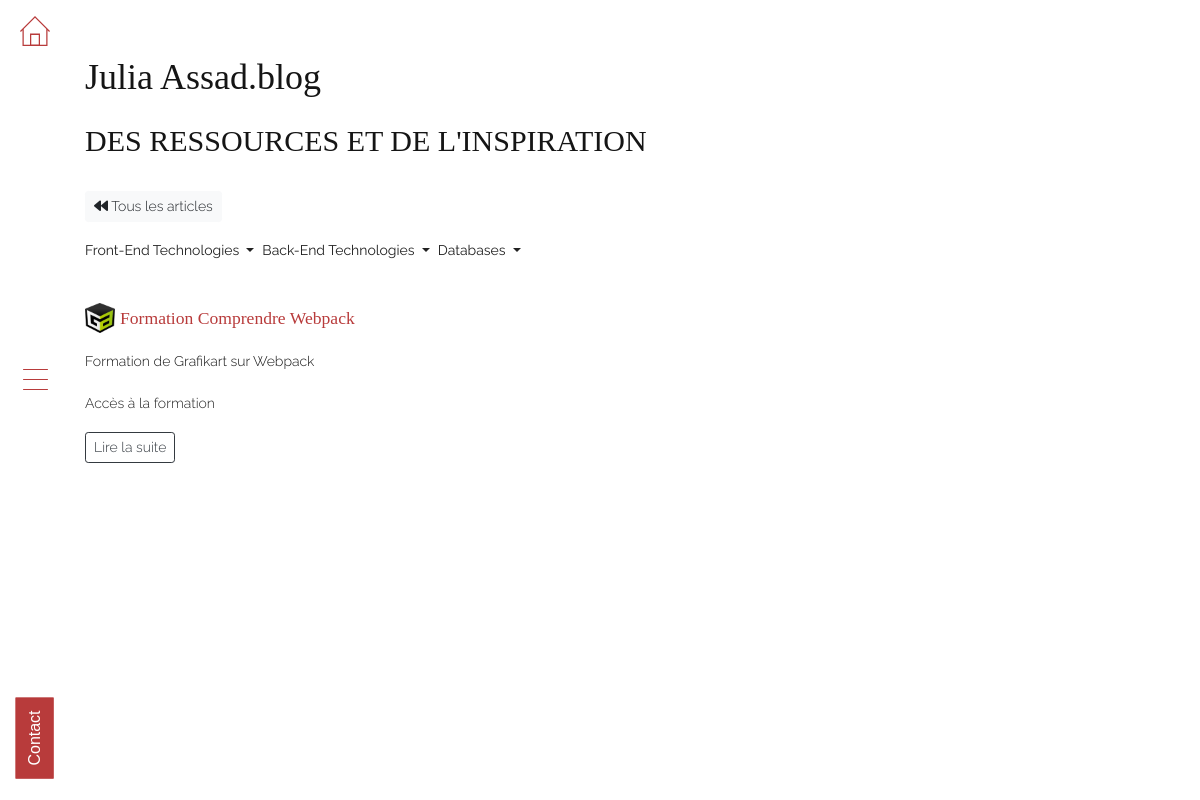
Page /Blog/categorie/webpack on the committed database.
### tables this page shows
CREATE TABLE `article_categories` (
  `id` int(11) NOT NULL,
  `article_id` int(11) NOT NULL,
  `category_id` int(11) NOT NULL
);

CREATE TABLE `articles` (
  `article_id` int(11) NOT NULL,
  `article_title` varchar(255) NOT NULL,
  `article_content` text NOT NULL,
  `article_excerpt` text NOT NULL,
  `article_image` varchar(255) NOT NULL,
  `article_url` text NOT NULL,
  `article_slug` varchar(255) NOT NULL,
  `is_published` tinyint(1) NOT NULL DEFAULT '0'
);

### app/libraries/Core.php (called while the page is built, shortened)
<?php
class Core
{
 protected $currentMethod = 'Index';
 public function __construct()
 {
  $url = $this->getUrl();
  if (file_exists('../app/controllers/' . ucwords($url[0]) . '.php')) {
   unset($url[0]);
  }
  $this->currentController = new $this->currentController;
  if (isset($url[1])) {
   if (method_exists($this->currentController, $url[1])) {
    $this->currentMethod = $url[1];
    unset($url[1]);
   }
  }
  $this->params = $url ? array_values($url) : [];
  call_user_func_array([$this->currentController, $this->currentMethod], $this->params);
 }
 public function getUrl()
 {
  if (isset($_GET['url'])) {
   $url = rtrim($_GET['url'], '/');
   $url = filter_var($url, FILTER_SANITIZE_URL);
   $url = explode('/', $url);
   return $url;
  }
 }
}

### build/index.php (called while the page is built, shortened)
<?php
$init = new Core;

### app/libraries/Database.php (called while the page is built, shortened)
<?php
class Database
{
 private $host = DB_HOST;
 private $user = DB_USER;
 private $pass = DB_PASS;
 private $dbname = DB_NAME;
 private $dbh;
 private $stmt;
 public function __construct()
 {
  $dsn = 'mysql:host=' . $this->host . ';dbname=' . $this->dbname;
  $options = array(
   PDO::ATTR_PERSISTENT => true,
   PDO::ATTR_ERRMODE => PDO::ERRMODE_EXCEPTION,
  );
  try {
   $this->dbh = new PDO($dsn, $this->user, $this->pass, $options);
  } catch (PDOException $e) {
   $this->error = $e->getMessage();
   echo $this->error;
  }}
 public function query($sql)
 {
  $this->stmt = $this->dbh->prepare($sql);
 }
 public function bind($param, $value, $type = null)
 {
  if (is_null($type)) {
   switch (true) {
    default:
     $type = PDO::PARAM_STR;
   }
  }
  $this->stmt->bindValue($param, $value, $type);
 }
 public function execute()
 {
  return $this->stmt->execute();
 }
 public function resultSet()
 {
  $this->execute();
  return $this->stmt->fetchAll(PDO::FETCH_OBJ);
 }
}

### app/models/Blogmodel.php (called while the page is built, shortened)
<?php
class Blogmodel
{
    private $db;
    public function __construct()
    {
        $this->db = new Database;
    }
    public function getArticlesbyCategoryName($nameSlug)
    {
        $this->db->query('SELECT * FROM articles INNER JOIN article_categories on article_categories.article_id = articles.article_id INNER JOIN categories on categories.category_id = article_categories.category_id WHERE articles.is_published = 1 AND categories.category_name_slug = :slug');
        $this->db->bind(':slug', $nameSlug);
        $results = $this->db->resultSet();
        return $results;
    }
}

### app/views/front/pages/category.php (the view, shortened to what this page needs)
<?php require APPROOT . '/views/inc/header.php';?>
<?php require APPROOT . '/views/inc/sidenav.php';?>
<div id="main" class="main-container">
    <section class="blog">
        <div class="container-fluid">
            <div class="row">
                <div class="col-sm-12">
                    <h2 class="mb-4">Julia Assad.blog</h2>
                    <h3 class="blog--title">Des Ressources et de l'inspiration</h3>
                    <a href="<?php echo URLROOT; ?>/Blog" class="btn btn-sm btn-light"><i class="fa fa-backward"
                            aria-hidden="true"></i>
                        Tous les articles</a>
                    <nav class="navbar navbar-expand-sm mb-4 justify-content-start">
                        <div class="collapse navbar-collapse" id="navbarSupportedContent">
                            <ul class="navbar-nav ">
                                <li class="nav-item dropdown">
                                    <a class="nav-link dropdown-toggle" href="#" id="navbarDropdown" role="button"
                                        data-toggle="dropdown" aria-haspopup="true" aria-expanded="false">
                                        Front-End Technologies
                                    </a>
                                </li>
                                <li class="nav-item dropdown">
                                    <a class="nav-link dropdown-toggle" href="#" id="navbarDropdown" role="button"
                                        data-toggle="dropdown" aria-haspopup="true" aria-expanded="false">
                                        Back-End Technologies
                                    </a>
                                </li>
                                <li class="nav-item dropdown">
                                    <a class="nav-link dropdown-toggle" href="#" id="navbarDropdown" role="button"
                                        data-toggle="dropdown" aria-haspopup="true" aria-expanded="false">
                                        Databases
                                    </a>
                                </li>
                        </div>
                    </nav>
                    <div class="row align-items-start mt-3">
                        <?php if($data['articles']):?>
                        <?php foreach($data['articles'] as $article):?>
                        <div class="col-md-6">
                            <div class="article">
                                <div class="article--meta">
                                    <img class="article--image img-fluid"
                                        src="<?php echo URLROOT; ?>/uploads/<?php echo $article->article_image; ?>"
                                        alt="">
                                    <h3 class="article--title"><a href="<?php echo $article->article_url; ?>"
                                            target="blank"><?php echo $article->article_title; ?></a></h3>
                                </div>
                                <div class="article--excerpt">
                                    <p><?php echo $article->article_excerpt; ?></p>
                                </div>
                                <a href="<?php echo URLROOT; ?>/Blog/article/<?php echo $article->article_slug; ?>"
                                    class="btn btn-sm btn-outline-dark">Lire la suite</a>
                            </div>
                        </div>
                        <?php endforeach;?>
                        <?php else:?>
                        <div class="col-12">
                            <p>Pas d'articles pour l'instant</p>
                        </div>
                        <?php endif;?>
                    </div>
                </div>
            </div>
        </div>
    </section>
</div>
<?php require APPROOT . '/views/inc/footer.php';?>

### rows in the picture
article_categories: article.article_image (picture), article.article_title "Formation Comprendre Webpack", article.article_excerpt "Formation de Grafikart sur Webpack Accès à la formation"
